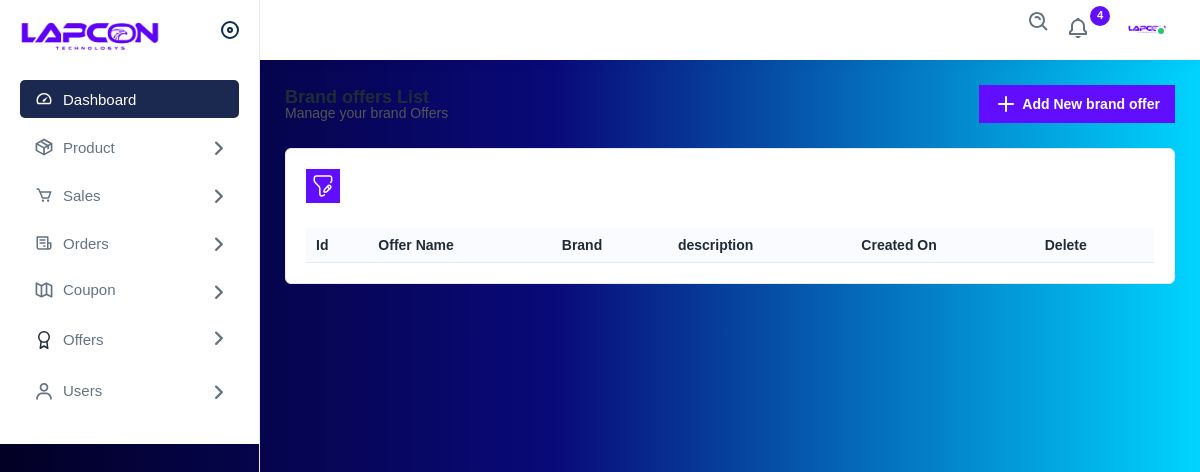
The page /admin_panel/view_brand_offers (signed in) on the database as committed earlier.
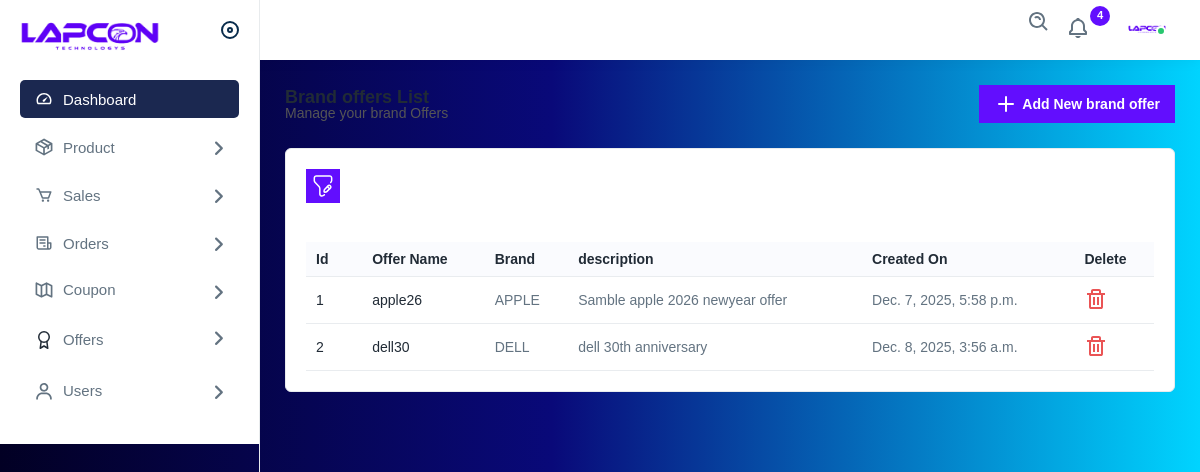
The same page on the database as committed later.
### admin_panel/models.py (models this page shows)
class Brand_offer(models.Model):
    brand = models.ForeignKey(Brand, on_delete=models.CASCADE)
    percentage = models.CharField(max_length=3)
    name = models.CharField(max_length=50)
    description = models.TextField(null=True,blank=True)
    is_active = models.BooleanField(default=True)
    created_at = models.DateTimeField(auto_now_add=True)
    updated_at = models.DateTimeField(auto_now=True)

### Product/models.py (models this page shows)
class Brand(models.Model):
    name=models.CharField(max_length=50,unique=True)
    description=models.TextField(null=True)
    image=models.ImageField(upload_to=upload_to)
    created_at=models.DateTimeField(default=datetime.now())
    is_active=models.BooleanField(default=True)

### admin_panel/views.py (the view)
# urls.py: path('admin_panel/view_brand_offers', views.view_brand_offers, name='view_brand_offers'),
@login_required(login_url='admin_signin')
@user_passes_test(is_staff, login_url='/')
def view_brand_offers(request):
    brand_offers = Brand_offer.objects.all()
    return render(request, 'admin/view_brand_offers.html',{'brand_offers':brand_offers,})

### admin_panel/views.py (called while the page is built)
def is_staff(user):
    return user.is_staff

### templates/admin/view_brand_offers.html (shortened to what this page needs)
{% extends 'admin/layout.html' %}
{% load static %}
{% block content %}
    <div class="page-wrapper">
        <div class="content">
            <div class="page-header">
                <div class="page-title">
                    <h4>Brand offers List</h4>
                    <h6>Manage your brand Offers</h6>
                </div>
                <div class="page-btn">
                    <a href="{% url 'add_brand_offer' %}" class="btn btn-added"><img
                            src="{% static 'img_admin/icons/plus.svg' %}" alt="img" class="me-1">Add New brand offer</a>
                </div>
            </div>
            <div class="card">
                <div class="card-body">
                    <div class="table-top">
                        <div class="search-set">
                            <div class="search-path">
                                <a class="btn btn-filter" id="filter_search">
                                    <img src="{% static 'img_admin/icons/filter.svg' %}" alt="img">
                                </a>
                            </div>
                            <div class="search-input">
                                <a class="btn btn-searchset"><img src="{% static 'img_admin/icons/search-white.svg' %}"
                                        alt="img"></a>
                            </div>
                        </div>
                    </div>
                    <div class="table-responsive">
                        <table class="table  datanew">
                            <thead>
                                <tr>
                                    <th>Id</th>
                                    <th>Offer Name</th>
                                    <th>Brand</th>
                                    <th>description</th>
                                    <th>Created On </th>
                                    <th>Delete</th>
                                </tr>
                            </thead>
                            <tbody>
                                {% for offer in brand_offers %}
                                <tr>
                                    <td><a class="me-3" href="{% url 'edit_brand_offer' offer.id%}">{{offer.id}}</a></td>
                                    <td><a class="me-3" href="{% url 'edit_brand_offer' offer.id%}">{{offer.name}}</a></td>
                                    <td>{{offer.brand.name}}</td>
                                    <td>{{offer.description}}</td>
                                    <td>{{offer.created_at}}<td>
                                        <a class="me-3 confirm-text" href="{% url 'delete_brand_offer' offer.id %}"><img src="{% static 'img_admin/icons/delete.svg' %}" alt="img"></a>
                                    </td>
                                </tr>
                                {% endfor %}
                            </tbody>
                        </table>
                    </div>
                </div>
            </div>
        </div>
    </div>
{% endblock %}

Rows that differ between the two databases and show on the page:
added Brand_offer: id "1", name "apple26", brand.name "APPLE", description "Samble apple 2026 newyear offer", created_at "Dec. 7, 2025, 5:58 p.m."
added Brand_offer: id "2", name "dell30", brand.name "DELL", description "dell 30th anniversary", created_at "Dec. 8, 2025, 3:56 a.m."
